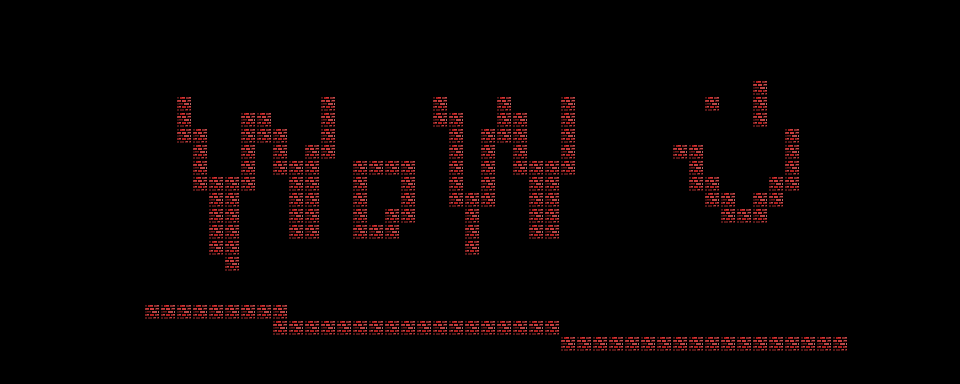

The image is a tile-based game level rendered from a .tmx file. Its description and complete source (layers, tilesets, objects, tile grids) follow:
An orthogonal 60x24 tile map with 16x16 px tiles, 1 tile layer (Tile Layer 1).

<map version="1.9" tiledversion="1.9.2" orientation="orthogonal" renderorder="right-up" width="60" height="24" tilewidth="16" tileheight="16" infinite="0" nextlayerid="2" nextobjectid="1">
 <editorsettings>
  <export target="../maps/map.tmj" format="json" />
 </editorsettings>
 <tileset firstgid="1" source="Brick.tsx" />
 <layer id="1" name="Tile Layer 1" width="60" height="24">
  <data encoding="csv">
0,0,0,0,0,0,0,0,0,0,0,0,0,0,0,0,0,0,0,0,0,0,0,0,0,0,0,0,0,0,0,0,0,0,0,0,0,0,0,0,0,0,0,0,0,0,0,0,0,0,0,0,0,0,0,0,0,0,0,0,
0,0,0,0,0,0,0,0,0,0,0,0,0,0,0,0,0,0,0,0,0,0,0,0,0,0,0,0,0,0,0,0,0,0,0,0,0,0,0,0,0,0,0,0,0,0,0,0,0,0,0,0,0,0,0,0,0,0,0,0,
0,0,0,0,0,0,0,0,0,0,0,0,0,0,0,0,0,0,0,0,0,0,0,0,0,0,0,0,0,0,0,0,0,0,0,0,0,0,0,0,0,0,0,0,0,0,0,0,0,0,0,0,0,0,0,0,0,0,0,0,
0,0,0,0,0,0,0,0,0,0,0,0,0,0,0,0,0,0,0,0,0,0,0,0,0,0,0,0,0,0,0,0,0,0,0,0,0,0,0,0,0,0,0,0,0,0,0,0,0,0,0,0,0,0,0,0,0,0,0,0,
0,0,0,0,0,0,0,0,0,0,0,0,0,0,0,0,0,0,0,0,0,0,0,0,0,0,0,0,0,0,0,0,0,0,0,0,0,0,0,0,0,0,0,0,0,0,0,0,0,0,0,0,0,0,0,0,0,0,0,0,
0,0,0,0,0,0,0,0,0,0,0,0,0,0,0,0,0,0,0,0,0,0,0,0,0,0,0,0,0,0,0,0,0,0,0,0,0,0,0,0,0,0,0,0,0,0,0,1,0,0,0,0,0,0,0,0,0,0,0,0,
0,0,0,0,0,0,0,0,0,0,0,1,0,0,0,0,0,0,0,0,1,0,0,0,0,0,0,1,0,0,0,1,0,0,0,1,0,0,0,0,0,0,0,0,1,0,0,1,0,0,0,0,0,0,0,0,0,0,0,0,
0,0,0,0,0,0,0,0,0,0,0,1,0,0,0,1,1,0,0,0,1,0,0,0,0,0,0,1,1,0,0,1,1,0,0,1,0,0,0,0,0,0,0,0,0,0,0,1,0,0,0,0,0,0,0,0,0,0,0,0,
0,0,0,0,0,0,0,0,0,0,0,1,1,0,0,1,1,1,0,0,1,0,0,0,0,0,0,0,1,0,1,1,1,0,0,1,0,0,0,0,0,0,0,0,0,0,0,0,0,1,0,0,0,0,0,0,0,0,0,0,
0,0,0,0,0,0,0,0,0,0,0,0,1,0,0,1,0,1,0,1,1,0,0,0,0,0,0,0,1,0,1,0,1,0,0,1,0,0,0,0,0,0,1,1,0,0,0,0,0,1,0,0,0,0,0,0,0,0,0,0,
0,0,0,0,0,0,0,0,0,0,0,0,1,0,0,1,0,1,1,1,0,0,1,1,1,1,0,0,1,0,1,0,1,1,1,1,0,0,0,0,0,0,0,1,0,0,0,0,0,1,0,0,0,0,0,0,0,0,0,0,
0,0,0,0,0,0,0,0,0,0,0,0,1,1,1,1,0,0,1,1,0,0,1,0,0,1,0,0,1,0,1,0,0,1,1,0,0,0,0,0,0,0,0,1,1,0,0,0,1,1,0,0,0,0,0,0,0,0,0,0,
0,0,0,0,0,0,0,0,0,0,0,0,0,1,1,0,0,0,1,1,0,0,1,0,0,1,0,0,1,1,1,0,0,1,1,0,0,0,0,0,0,0,0,0,1,1,0,1,1,0,0,0,0,0,0,0,0,0,0,0,
0,0,0,0,0,0,0,0,0,0,0,0,0,1,1,0,0,0,1,1,0,0,1,0,1,1,0,0,0,1,0,0,0,1,1,0,0,0,0,0,0,0,0,0,0,1,1,1,0,0,0,0,0,0,0,0,0,0,0,0,
0,0,0,0,0,0,0,0,0,0,0,0,0,1,1,0,0,0,1,1,0,0,1,1,1,0,0,0,0,1,0,0,0,1,1,0,0,0,0,0,0,0,0,0,0,0,0,0,0,0,0,0,0,0,0,0,0,0,0,0,
0,0,0,0,0,0,0,0,0,0,0,0,0,1,1,0,0,0,0,0,0,0,0,0,0,0,0,0,0,1,0,0,0,0,0,0,0,0,0,0,0,0,0,0,0,0,0,0,0,0,0,0,0,0,0,0,0,0,0,0,
0,0,0,0,0,0,0,0,0,0,0,0,0,0,1,0,0,0,0,0,0,0,0,0,0,0,0,0,0,0,0,0,0,0,0,0,0,0,0,0,0,0,0,0,0,0,0,0,0,0,0,0,0,0,0,0,0,0,0,0,
0,0,0,0,0,0,0,0,0,0,0,0,0,0,0,0,0,0,0,0,0,0,0,0,0,0,0,0,0,0,0,0,0,0,0,0,0,0,0,0,0,0,0,0,0,0,0,0,0,0,0,0,0,0,0,0,0,0,0,0,
0,0,0,0,0,0,0,0,0,0,0,0,0,0,0,0,0,0,0,0,0,0,0,0,0,0,0,0,0,0,0,0,0,0,0,0,0,0,0,0,0,0,0,0,0,0,0,0,0,0,0,0,0,0,0,0,0,0,0,0,
0,0,0,0,0,0,0,0,0,1,1,1,1,1,1,1,1,1,0,0,0,0,0,0,0,0,0,0,0,0,0,0,0,0,0,0,0,0,0,0,0,0,0,0,0,0,0,0,0,0,0,0,0,0,0,0,0,0,0,0,
0,0,0,0,0,0,0,0,0,0,0,0,0,0,0,0,0,1,1,1,1,1,1,1,1,1,1,1,1,1,1,1,1,1,1,0,0,0,0,0,0,0,0,0,0,0,0,0,0,0,0,0,0,0,0,0,0,0,0,0,
0,0,0,0,0,0,0,0,0,0,0,0,0,0,0,0,0,0,0,0,0,0,0,0,0,0,0,0,0,0,0,0,0,0,0,1,1,1,1,1,1,1,1,1,1,1,1,1,1,1,1,1,1,0,0,0,0,0,0,0,
0,0,0,0,0,0,0,0,0,0,0,0,0,0,0,0,0,0,0,0,0,0,0,0,0,0,0,0,0,0,0,0,0,0,0,0,0,0,0,0,0,0,0,0,0,0,0,0,0,0,0,0,0,0,0,0,0,0,0,0,
0,0,0,0,0,0,0,0,0,0,0,0,0,0,0,0,0,0,0,0,0,0,0,0,0,0,0,0,0,0,0,0,0,0,0,0,0,0,0,0,0,0,0,0,0,0,0,0,0,0,0,0,0,0,0,0,0,0,0,0
</data>
 </layer>
</map>